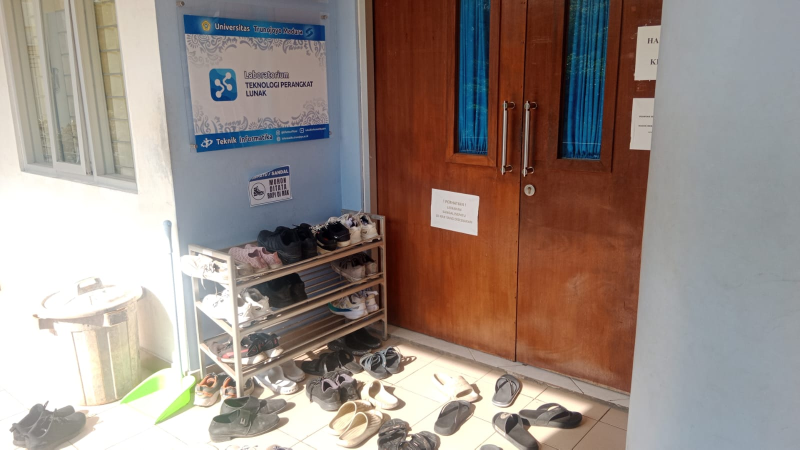
#> input picture dataset_yolo/test/Berantakan/berantakan_004.jpg, 1599 x 899 px (shown at 1/2 size)
$ python -i ekstraksi_fitur.py   (imports and definitions only)
#> lines starting #> are read from the running program, lines starting #| are printed output that depends on the picture; after the words box and inside, x2 and y2 are one past the last pixel; in counts of white or black regions, pixels touching at a corner belong together
from pathlib import Path
import numpy as np
import pandas as pd
from PIL import Image
from scipy import ndimage, signal
from scipy.spatial import ConvexHull

# Ukuran standar untuk ekstraksi fitur spasial, tekstur, bentuk, keypoint, dan frekuensi
STANDARD_SIZE = (256, 256)
RESAMPLE_BILINEAR = getattr(Image, "Resampling", Image).BILINEAR


def _build_lbp_uniform_lut() -> np.ndarray:
    """Lookup table untuk mendeteksi pola LBP uniform (transisi bit <= 2)."""
    lut = np.zeros(256, dtype=np.uint8)
    for code in range(256):
        bits = [(code >> k) & 1 for k in range(8)]
        transitions = sum(bits[k] != bits[(k + 1) % 8] for k in range(8))
        lut[code] = 1 if transitions <= 2 else 0
    return lut


_LBP_UNIFORM_LUT = _build_lbp_uniform_lut()


def _build_gabor_bank() -> list:
    """Bank filter Gabor 2D (4 orientasi) untuk mengukur dominasi arah tekstur."""
    kernels = []
    ksize = 15
    half = ksize // 2
    y, x = np.mgrid[-half:half + 1, -half:half + 1]
    sigma, lam, gamma = 3.0, 6.0, 0.5
    for deg in (0, 45, 90, 135):
        theta = np.deg2rad(deg)
        x_theta = x * np.cos(theta) + y * np.sin(theta)
        y_theta = -x * np.sin(theta) + y * np.cos(theta)
        gb = np.exp(-0.5 * ((x_theta ** 2) / (sigma ** 2) + (y_theta ** 2) / ((sigma / gamma) ** 2))) * np.cos(
            2.0 * np.pi * x_theta / lam
        )
        kernels.append((deg, gb - np.mean(gb)))
#> in ekstrak_fitur_gambar, img is the input picture: PIL image 1599x899 RGB; mean R, G, B 152, 138.4, 131.6
    return kernels


_GABOR_BANK = _build_gabor_bank()


# [31 lines left out: function find_dataset_dir, not called in this run]


def extract_color_features(img_orig_rgb: Image.Image, arr_orig: np.ndarray, gray_std: np.ndarray) -> dict:
    """
    1. Fitur Warna Ringkas (9 fitur):
       - Rata-rata & Standar Deviasi per channel (Red, Green, Blue, Grayscale)
       - Color Coherence Ratio (proporsi area warna yang utuh/koheren)
    """
    r_orig, g_orig, b_orig = arr_orig[:, :, 0], arr_orig[:, :, 1], arr_orig[:, :, 2]
    gray_orig = 0.299 * r_orig + 0.587 * g_orig + 0.114 * b_orig

    # Color Coherence Ratio (8 level intensitas pada gambar standar 256x256)
    q8 = np.clip((gray_std // 32).astype(np.int32), 0, 7)
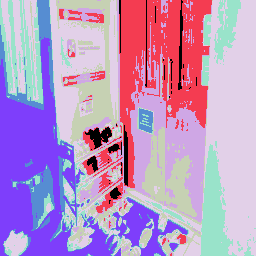
#> q8: shape (256, 256) int32; 8 distinct labels, from 0 to 7; one colour per label, 0 black
    struct = np.ones((3, 3), dtype=int)
    tau = max(1, int(0.01 * q8.size))
    total_coh = 0
    for b_idx in range(8):
        mask = q8 == b_idx
        if np.any(mask):
            labeled, _ = ndimage.label(mask, structure=struct)
            counts = np.bincount(labeled.ravel())[1:]
            total_coh += int(np.sum(counts[counts >= tau]))
#> this loop made 8 passes
#> total_coh on passes 1 to 8: 0, 8054, 13030, 17813, 31446, 36241, 37165, 47645
#> pass 1, in extract_color_features, `mask = q8 == b_idx`:
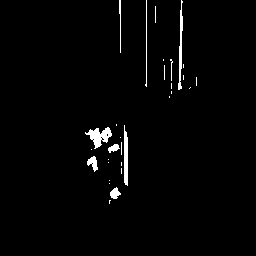
#> mask: shape (256, 256) bool; 1.9% white; 30 white regions (21 under 20 px), largest, box (x1, y1, x2, y2) and area: (85, 127, 112, 149) 286, (178, 0, 183, 90) 218, (124, 125, 128, 186) 214
#> after the loop:
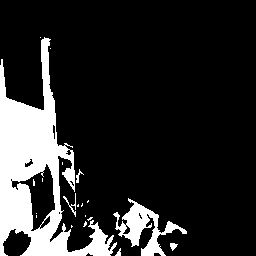
#> mask: shape (256, 256) bool; 16.3% white; 20 white regions (14 under 20 px), largest, box (x1, y1, x2, y2) and area: (0, 37, 117, 256) 9073, (113, 198, 187, 256) 1407, (63, 193, 76, 217) 64, (170, 243, 178, 251) 39, (76, 169, 84, 183) 36, (115, 248, 121, 256) 26
#> after the loop, total_coh = 47645

    return {
        "width": int(img_orig_rgb.width),
        "height": int(img_orig_rgb.height),
        "mean_red": round(float(np.mean(r_orig)), 4),
        "std_red": round(float(np.std(r_orig)), 4),
        "mean_green": round(float(np.mean(g_orig)), 4),
        "std_green": round(float(np.std(g_orig)), 4),
        "mean_blue": round(float(np.mean(b_orig)), 4),
        "std_blue": round(float(np.std(b_orig)), 4),
        "mean_gray": round(float(np.mean(gray_orig)), 4),
        "std_gray": round(float(np.std(gray_orig)), 4),
        "color_ccv_coherent_ratio": round(total_coh / float(q8.size), 6),
    }


def extract_texture_features(gray_std: np.ndarray) -> dict:
    """
    2. Fitur Tekstur Terbaik (7 fitur):
       - GLCM (Contrast, Homogeneity, Energy, Correlation, Entropy)
       - LBP Uniform Ratio (proporsi mikro-tekstur teratur)
       - Gabor Orientation Dominance (kekuatan arah tekstur dominan)
    """
    q16 = np.clip((gray_std // 16).astype(np.int32), 0, 15)
    H, W = q16.shape
    i_idx, j_idx = np.indices((16, 16))
    offsets = ((0, 1), (-1, 1), (-1, 0), (-1, -1))

    contrasts, homogeneities, energies, correlations, entropies = [], [], [], [], []
    for dy, dx in offsets:
        r1_s, r1_e = max(0, -dy), H - max(0, dy)
        c1_s, c1_e = max(0, -dx), W - max(0, dx)
        a = q16[r1_s:r1_e, c1_s:c1_e].ravel()
        b = q16[r1_s + dy:r1_e + dy, c1_s + dx:c1_e + dx].ravel()

        P = np.bincount(a * 16 + b, minlength=256).reshape(16, 16).astype(np.float64)
        P = P + P.T
        P = P / (P.sum() + 1e-12)

        contrasts.append(float(np.sum(P * ((i_idx - j_idx) ** 2))))
        homogeneities.append(float(np.sum(P / (1.0 + (i_idx - j_idx) ** 2))))
        energies.append(float(np.sqrt(np.sum(P ** 2))))
        entropies.append(-float(np.sum(P * np.log2(P + 1e-12))))

        mu_i = float(np.sum(i_idx * P))
        mu_j = float(np.sum(j_idx * P))
        std_i = float(np.sqrt(np.sum(((i_idx - mu_i) ** 2) * P)))
        std_j = float(np.sqrt(np.sum(((j_idx - mu_j) ** 2) * P)))
        if std_i * std_j > 1e-12:
            corr = float(np.sum(((i_idx - mu_i) * (j_idx - mu_j)) * P) / (std_i * std_j))
        else:
            corr = 1.0
        correlations.append(corr)
#> this loop made 4 passes
#> (mu_i, mu_j, corr) on passes 1 to 4: (8.28, 8.28, 0.973), (8.28, 8.28, 0.966), (8.29, 8.29, 0.985), (8.28, 8.28, 0.962)
#> after the loop, contrasts = [0.902, 1.13, 0.499, 1.26]; correlations = [0.973, 0.966, 0.985, 0.962]; energies = [0.257, 0.251, 0.283, 0.251]; entropies = [5.04, 5.16, 4.59, 5.19]; homogeneities = [0.819, 0.799, 0.894, 0.796]

    # LBP Uniform Ratio
    center = gray_std[1:H - 1, 1:W - 1]
    codes = np.zeros_like(center, dtype=np.uint8)
#> codes: shape (254, 254); every value is 0
    nbr_offsets = ((-1, -1), (-1, 0), (-1, 1), (0, 1), (1, 1), (1, 0), (1, -1), (0, -1))
    for bit_idx, (dy, dx) in enumerate(nbr_offsets):
        nbr = gray_std[1 + dy:H - 1 + dy, 1 + dx:W - 1 + dx]
        codes |= ((nbr >= center).astype(np.uint8) << bit_idx)
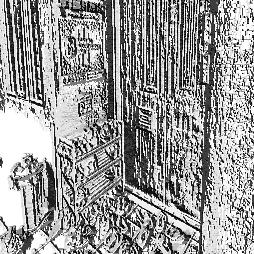
#> codes: shape (254, 254); min 0, max 255, mean 153.4
    lbp_uniform_ratio = float(np.mean(_LBP_UNIFORM_LUT[codes]))
#> lbp_uniform_ratio = 0.868

    # Gabor Orientation Dominance
    gray_128 = gray_std[::2, ::2] / 255.0
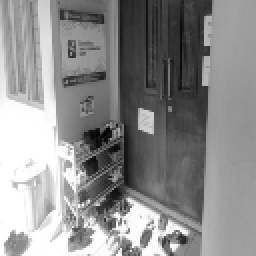
#> gray_128: shape (128, 128) float64 (shown 2 times larger); min 0.00688, max 1, mean 0.556
    orient_energies = [float(np.mean(signal.fftconvolve(gray_128, k, mode="same") ** 2)) for _, k in _GABOR_BANK]
#> orient_energies = [3.89, 0.63, 1.88, 0.631]
    gabor_dom = float(np.max(orient_energies) / (np.mean(orient_energies) + 1e-12))
#> gabor_dom = 2.21

    return {
        "glcm_contrast": round(float(np.mean(contrasts)), 6),
        "glcm_homogeneity": round(float(np.mean(homogeneities)), 6),
        "glcm_energy": round(float(np.mean(energies)), 6),
        "glcm_correlation": round(float(np.mean(correlations)), 6),
        "glcm_entropy": round(float(np.mean(entropies)), 6),
        "lbp_uniform_ratio": round(lbp_uniform_ratio, 6),
        "gabor_orientation_dominance": round(gabor_dom, 6),
    }


def _canny_like_edges(gray_norm: np.ndarray) -> np.ndarray:
    """Deteksi tepi gaya Canny (Gaussian + Sobel + NMS + Double Threshold + Hysteresis)."""
    smooth = ndimage.gaussian_filter(gray_norm, sigma=1.2)
    gx = ndimage.sobel(smooth, axis=1)
    gy = ndimage.sobel(smooth, axis=0)
    mag = np.hypot(gx, gy)
    ang = np.rad2deg(np.arctan2(gy, gx)) % 180.0

    p = np.pad(mag, 1, mode="constant", constant_values=0.0)
    nms = np.zeros_like(mag)

    d0 = (ang < 22.5) | (ang >= 157.5)
    d45 = (ang >= 22.5) & (ang < 67.5)
    d90 = (ang >= 67.5) & (ang < 112.5)
    d135 = (ang >= 112.5) & (ang < 157.5)

    keep = (
        (d0 & (mag >= p[1:-1, :-2]) & (mag >= p[1:-1, 2:]))
        | (d45 & (mag >= p[:-2, 2:]) & (mag >= p[2:, :-2]))
        | (d90 & (mag >= p[:-2, 1:-1]) & (mag >= p[2:, 1:-1]))
        | (d135 & (mag >= p[:-2, :-2]) & (mag >= p[2:, 2:]))
    )
    nms[keep] = mag[keep]

    pos_vals = nms[nms > 0]
    if pos_vals.size == 0:
        return np.zeros_like(mag, dtype=bool)
    high_thr = float(np.percentile(pos_vals, 85))
    if high_thr <= 1e-12:
        return np.zeros_like(mag, dtype=bool)
    return ndimage.binary_propagation(
        nms >= high_thr,
        structure=np.ones((3, 3), dtype=bool),
        mask=(nms >= 0.4 * high_thr),
    )


def extract_edge_gradient_features(gray_std: np.ndarray) -> dict:
    """
    3. Fitur Tepi & Gradien Terbaik (6 fitur):
       - HOG Entropy & HOG Dominant Ratio (keteraturan arah gradien)
       - Laplacian Variance (ketajaman/detail tepi)
       - Canny Edge Density, Spatial Spread, & Number of Edge Contours
    """
    g = gray_std / 255.0
    H, W = g.shape

    gx = ndimage.sobel(g, axis=1)
    gy = ndimage.sobel(g, axis=0)
    mag_sobel = np.hypot(gx, gy)
    lap_var = float(np.var(ndimage.laplace(g)))
#> lap_var = 0.00929

    # HOG 9-bin orientasi
    angles = np.rad2deg(np.arctan2(gy, gx)) % 180.0
    bins = np.clip((angles // 20.0).astype(np.int32), 0, 8)
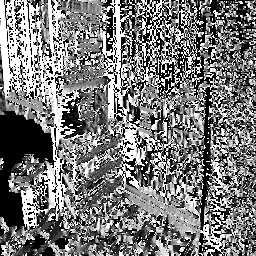
#> bins: shape (256, 256) int32; min 0, max 8, mean 3.82; drawn with min black and max white
    hog_hist = np.bincount(bins.ravel(), weights=mag_sobel.ravel(), minlength=9).astype(np.float64)
#> hog_hist = [3220, 1196.3, 1270.2, 1037.4, 1074.3, 1210.7, 856.8, 1043.6, 3982.8]
    hog_prob = hog_hist / (hog_hist.sum() + 1e-12)
#> hog_prob = [0.216, 0.0803, 0.0853, 0.0697, 0.0721, 0.0813, 0.0575, 0.0701, 0.267]

    edges = _canny_like_edges(g)
#> in _canny_like_edges, `p = np.pad(mag, 1, mode="constant", constant_values=0.0)`:
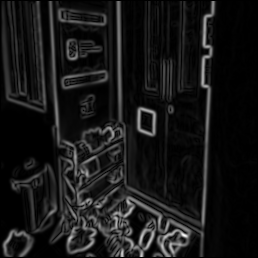
#> p: shape (258, 258) float64; min 0, max 1.69, mean 0.152; drawn with min black and max white
#> (the rest of the program and of its run is left out)
